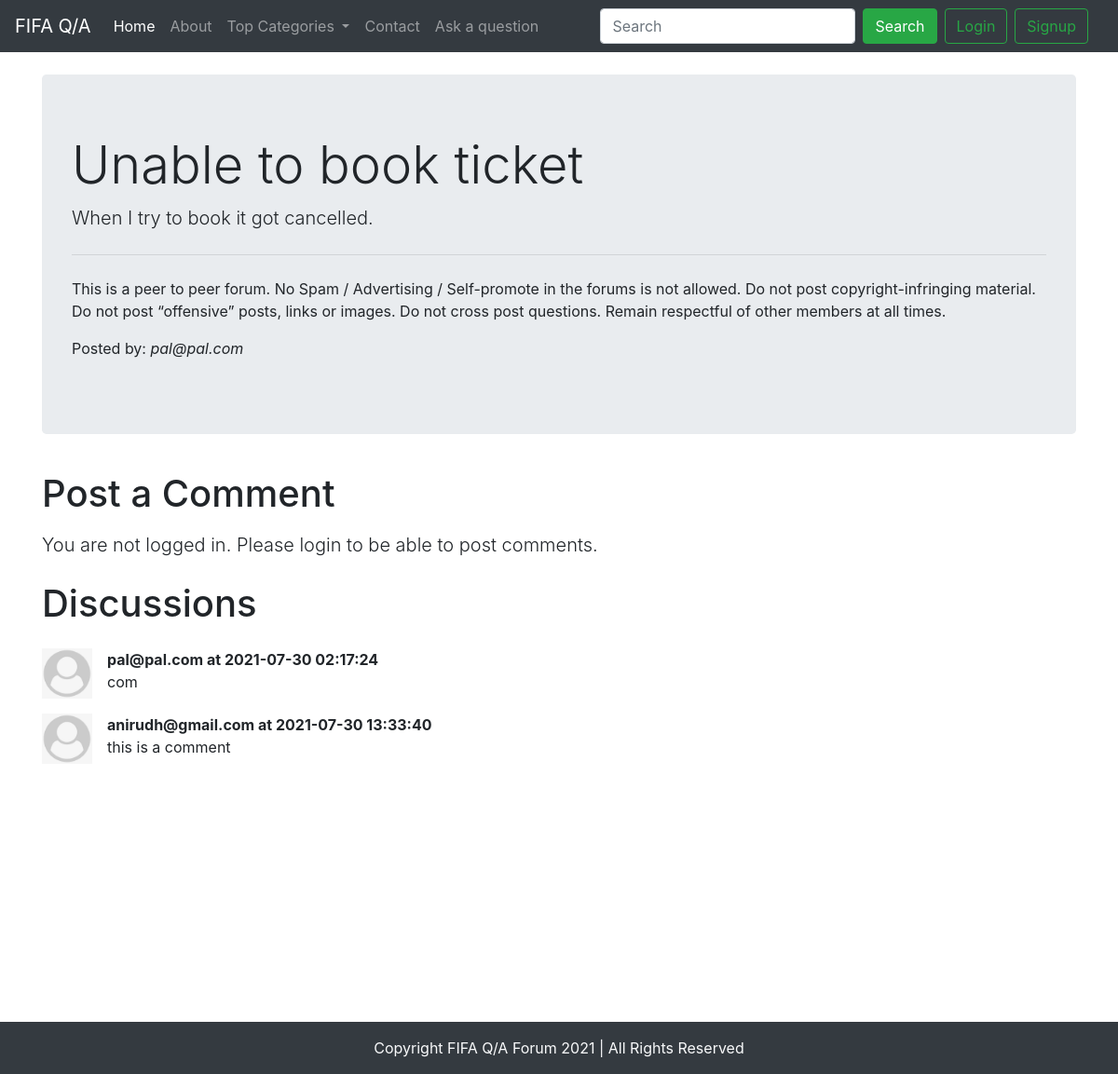
The app's page /thread.php?threadid=1 with its own data.
### tables this page shows
CREATE TABLE `threads` (
  `thread_id` int(7) NOT NULL,
  `thread_title` varchar(255) NOT NULL,
  `thread_desc` text NOT NULL,
  `thread_cat_id` int(7) NOT NULL,
  `thread_user_id` int(7) NOT NULL,
  `timestamp` datetime NOT NULL DEFAULT current_timestamp()
);

CREATE TABLE `users` (
  `sno` int(8) NOT NULL,
  `user_email` varchar(30) NOT NULL,
  `user_pass` varchar(255) NOT NULL,
  `timestamp` datetime NOT NULL DEFAULT current_timestamp()
);

CREATE TABLE `comments` (
  `comment_id` int(8) NOT NULL,
  `comment_content` text NOT NULL,
  `thread_id` int(8) NOT NULL,
  `comment_by` int(8) NOT NULL,
  `comment_time` datetime NOT NULL DEFAULT current_timestamp()
);

### thread.php (the view, shortened to what this page needs)
<!doctype html>
<html lang="en">
<head>
    <link rel="stylesheet" href="https://stackpath.bootstrapcdn.com/bootstrap/4.5.0/css/bootstrap.min.css"
>
</head>
<body>
    <?php include 'partials/_dbconnect.php';?>
    <?php include 'partials/_header.php';?>
    <?php
    $id = $_GET['threadid'];
    $sql = "SELECT * FROM `threads` WHERE thread_id=$id";
    $result = mysqli_query($conn, $sql);
    while($row = mysqli_fetch_assoc($result)){
        $title = $row['thread_title'];
        $desc = $row['thread_desc'];
        $thread_user_id = $row['thread_user_id'];
        $sql2 = "SELECT user_email FROM `users` WHERE sno='$thread_user_id'";
        $result2 = mysqli_query($conn, $sql2);
        $row2 = mysqli_fetch_assoc($result2);
        $posted_by = $row2['user_email'];
    }
    ?>
    <div class="container my-4">
        <div class="jumbotron">
            <h1 class="display-4"><?php echo $title;?></h1>
            <p class="lead">  <?php echo $desc;?></p>
            <hr class="my-4">
            <p>This is a peer to peer forum. No Spam / Advertising / Self-promote in the forums is not allowed. Do not post copyright-infringing material. Do not post “offensive” posts, links or images. Do not cross post questions. Remain respectful of other members at all times.</p>
            <p>Posted by: <em><?php echo $posted_by; ?></em></p>
        </div>
    </div>
     <?php
    if(isset($_SESSION['loggedin']) && $_SESSION['loggedin']==true){
    echo '<div class="container">
        <h1 class="py-2">Post a Comment</h1>
        <form action= "'. $_SERVER['REQUEST_URI'] . '" method="post">
            <div class="form-group">
                <label for="exampleFormControlTextarea1">Type your comment</label>
                <textarea class="form-control" id="comment" name="comment" rows="3"></textarea>
                <input type="hidden" name="sno" value="'. $_SESSION["sno"]. '">
            </div>
            <button type="submit" class="btn btn-success">Post Comment</button>
        </form>
    </div>';
    }
    else{
        echo '
        <div class="container">
        <h1 class="py-2">Post a Comment</h1>
           <p class="lead">You are not logged in. Please login to be able to post comments.</p>
        </div>
        ';
    }
    ?>
    <div class="container mb-5" id="ques">
        <h1 class="py-2">Discussions</h1>
       <?php
    $id = $_GET['threadid'];
    $sql = "SELECT * FROM `comments` WHERE thread_id=$id";
    $result = mysqli_query($conn, $sql);
    while($row = mysqli_fetch_assoc($result)){
        $content = $row['comment_content'];
        $comment_time = $row['comment_time'];
        $thread_user_id = $row['comment_by'];
        $sql2 = "SELECT user_email FROM `users` WHERE sno='$thread_user_id'";
        $result2 = mysqli_query($conn, $sql2);
        $row2 = mysqli_fetch_assoc($result2);
        echo '<div class="media my-3">
            <img src="img/userdefault.png" width="54px" class="mr-3" alt="...">
            <div class="media-body">
               <p class="font-weight-bold my-0">'. $row2['user_email'] .' at '. $comment_time. '</p> '. $content . '
            </div>
        </div>';
        }
    ?>
    </div>
    <?php include 'partials/_footer.php';?>
</body>
</html>

### thread.php (style rules this page uses)
#ques { min-height: 433px; }

### records on screen
threads: thread_title "Unable to book ticket", thread_desc "When I try to book it got cancelled."
users: user_email "pal@pal.com"
comments: users.user_email "pal@pal.com", comment_time "2021-07-30 02:17:24", comment_content "com"
comments: users.user_email "anirudh@gmail.com", comment_time "2021-07-30 13:33:40", comment_content "this is a comment"
